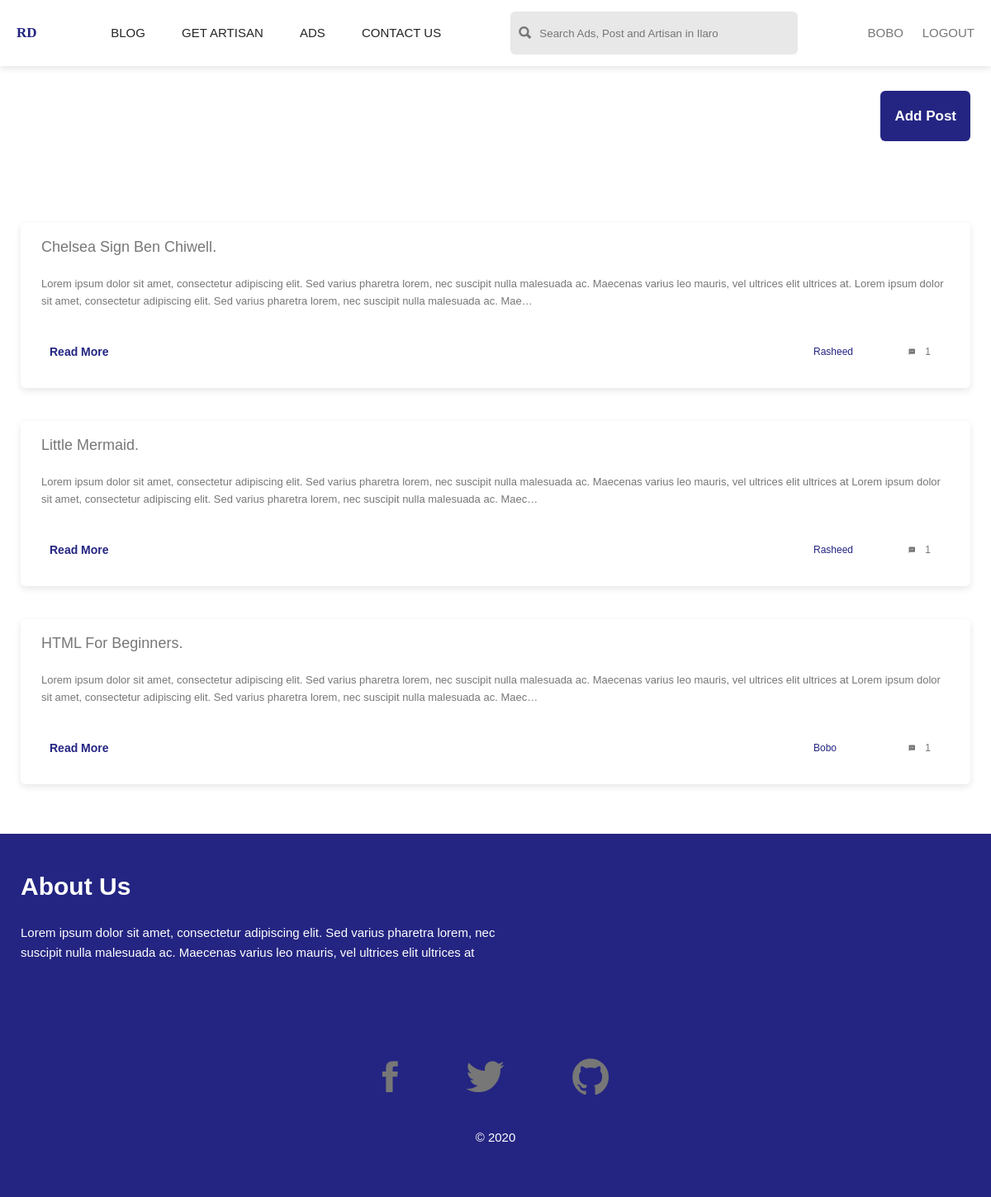
The app's page /blogs/ (signed in) with its own data.
### myAuth/models.py (models this page shows, shortened)
class MyUser(AbstractBaseUser):
    id = models.UUIDField(primary_key=True, default=uuid.uuid4, editable=False)
    email = models.EmailField(verbose_name="email", max_length=60, unique=True)
    date_joined = models.DateTimeField(
        verbose_name='date joined', auto_now_add=True)
    last_login = models.DateTimeField(verbose_name='last login', auto_now=True)
    is_admin = models.BooleanField(default=False)
    is_active = models.BooleanField(default=True)
    is_staff = models.BooleanField(default=False)
    is_superuser = models.BooleanField(default=False)
    fullname = models.CharField(max_length=60)
    phone = models.PositiveIntegerField()
    photo = models.ImageField(default="default.jpg")
    is_artisan = models.BooleanField(default=False)
    USERNAME_FIELD = 'email'
    REQUIRED_FIELDS = ['fullname', 'phone']
    objects = MyUserManager()
    def get_name(self):
        name = self.fullname.split(" ")[1]
        return name

### main/models.py (models this page shows)
class ForumPost(models.Model):
    id = models.UUIDField(primary_key=True, default=uuid.uuid4, editable=False)
    user = models.ForeignKey(MyUser, on_delete=models.CASCADE, null=True)
    title = models.CharField(max_length=100)
    body = models.TextField(max_length=10000)
    views = models.PositiveIntegerField(default=0)
    created_at = models.DateTimeField(auto_now_add=True)

### main/views.py (the view)
# urls.py: path("blogs/", blogs_view, name="blogs"),
def blogs_view(request):
    post = ForumPost.objects.all()
    paginator = Paginator(post, 4)
    page = request.GET.get('page')
    posts = paginator.get_page(page)
    for pos in post:
        comments = Comment.objects.filter(post=pos)
        conCount = comments.count()
    context = {
        "posts": posts,
        "count": conCount
    }
    return render(request, "blog/blogs.html", context)

### razboy/middwares.py (called while the page is built)
def open_access_middleware(get_response):
    def middleware(request):
        response = get_response(request)
        response["Access-Control-Allow-Origin"] = "*"
        response["Access-Control-Allow-Headers"] = "*"
        return response
    return middleware

### templates/blog/blogs.html (shortened to what this page needs)
{% extends 'base.html' %}
{% block r %}r{% endblock r %}
{% block content %}
<div style="width: 100%; height: 100px; margin-top: 30px; padding: 0 2.5rem;">
    <a href="{% url 'add_post_view' %}" class="top-btn">Add Post</a>
</div>
<section class="posts-container">
    <div class="row">
        {% for post in posts %}
        <div class="post_card" style="width: 100%; height: 20rem;">
            <div class="post_card-body">
                <h4 class="post_card-heading">
                    {{ post.title }}.
                </h4>
                <p class="post_card-text">
                    {{ post.body|truncatechars:300 }}
                </p>
                <div class="post_card-footer">
                    <a class="post_card-btn" href="{% url 'blog_details_view' post.id %}">Read More</a>
                    <div class="card-inner">
                        <p>{{ post.user.get_name }}</p>
                        <span class="post_comment_count">
                            <i class="ion-android-textsms"></i>
                            <p>{{ count }}</p>
                        </span>
                    </div>
                </div>
            </div>
        </div>
        {% endfor %}
    </div>
</section>
{% endblock content %}

### templates/base.html (shortened to what this page needs)
{% load static %}
<!DOCTYPE html>
<html lang="en">
<head>
  <link href='https://api.mapbox.com/mapbox-gl-js/v1.12.0/mapbox-gl.css' rel='stylesheet' />
  <link rel="stylesheet" href="{% static 'css/ionicons.min.css' %}" />
  <link rel="stylesheet" href="{% static 'css/style.css' %}" />
</head>
<body>
  <div class="container{% block r %} Replace This {% endblock r %}">
    <nav class="navigation">
      <div class="logo-box">
        <a class="logo" href="{% url 'home' %}"> RD </a>
      </div>
      <div class="nav-links">
        <a class="links" href="{% url 'blogs' %}">Blog</a>
        <a class="links" href="{% url 'artisan' %}">Get Artisan</a>
        <a class="links" href="{% url 'ads' %}">Ads</a>
        <a class="links" href="#contact-section">Contact Us</a>
      </div>
      <form class="search-box" action="{% url 'search_view' %}">
        <i class="ion-search"></i>
        <input type="text" placeholder="Search Ads, Post and Artisan in Ilaro" name="query" />
      </form>
      {% if request.user.is_authenticated %}
      <div class="login-group">
        <a class="" style="font-size: 1.5rem; text-transform: uppercase; margin-right: 2rem;"
          href="{% url 'profile' %}">{{ request.user.get_name }}</a>
        <a class="" style="font-size: 1.5rem; text-transform: uppercase;" href="{% url 'logout' %}">Logout</a>
      </div>
      {% else %}
      <div class="nav-btn-group">
        <a class="nav-btn full" href="{% url 'login' %}">Login</a>
        <a class="nav-btn ghost" href="{% url 'register' %}">Sign Up</a>
      </div>
      {% endif %}
    </nav>
    {% block content %} Replace This {% endblock %}
    <footer class="footer">
      <div class="footer-box">
        <h2 class="footer-heading">About Us</h2>
        <p class="footer-text">
          Lorem ipsum dolor sit amet, consectetur adipiscing elit. Sed varius
          pharetra lorem, nec suscipit nulla malesuada ac. Maecenas varius leo
          mauris, vel ultrices elit ultrices at
        </p>
      </div>
      <div class="footer-bottom">
        <a class="social" href="#">
          <i class="ion-social-facebook"></i>
        </a>
        <a class="social" href="#">
          <i class="ion-social-twitter"></i>
        </a>
        <a class="social" href="#">
          <i class="ion-social-github"></i>
        </a>
      </div>
      <p class="footer-text copy">
        &copy;
      </p>
    </footer>
  </div>
</body>
</html>

### static/css/style.css (style rules this page uses)
button,a { cursor: pointer; }
html { font-size: 62.5%; }
body { font-size: 1rem; font-family: "Gill Sans", sans-serif; color: #777; line-height: 1.6; font-weight: 300; position: relative; }
.navigation { grid-column: 1/-1; display: flex; justify-content: space-between; align-items: center; padding: 0px 20px; height: 8rem; position: sticky; top: 0; left: 0; z-index: 9999; background-color: #fff; box-shadow: 0px 3px 8px rgba(0, 0, 0, 0.1) }
.logo-box { width: 3rem; }
.logo { color: #242582; font-size: 1.7rem; font-weight: 700; font-family: cursive; }
.nav-links { width: 40rem; display: flex; justify-content: space-between; }
.links { font-size: 1.5rem; color: #242528; font-weight: 400; text-transform: uppercase; position: relative; }
.links::after { display: block; content: ""; position: absolute; left: 0; bottom: -0.5rem; width: 0%; border-bottom: 2px solid #242528; transition: 0.3s; }
.search-box { width: 30%; background-color: #e8e8e8; display: flex; align-items: center; padding: 1rem; justify-content: space-between; border-radius: 6px; }
.search-box i { font-size: 200%; }
.search-box input { flex: 1; background-color: #e8e8e8; border: none; margin-left: 0.5rem; padding: 0.5rem; }
.row { width: 100%; display: flex; flex-wrap: wrap; align-items: center; justify-content: space-between; }
.footer { background-color: #242582; grid-column: 1/-1; padding: 4rem 2.5rem; color: #fff; }
.footer-box { width: 50%; }
.footer-heading { font-size: 3rem; color: #fff; margin-bottom: 2rem; }
.footer-text { font-size: 1.5rem; color: #fff; margin-bottom: 2rem; font-weight: 500; }
.footer-bottom { width: 60%; margin: 10rem auto; text-align: center; margin-bottom: 2rem; }
.social:not(:first-child) { margin-left: 2rem; }
.social i { font-size: 500%; color: #fff; font-weight: 700; padding: 3rem; }
.copy { text-align: center; }
.posts-container { width: 100%; padding: 4rem 2.5rem; }
.post_card { width: 100%; height: 45rem; margin: 2rem 0rem; box-shadow: 0px 3px 8px rgba(0, 0, 0, 0.1); border-radius: 6px; }
.post_card-body { width: 100%; height: 50%; padding: 1.5rem 2.5rem; }
.post_card-heading { font-size: 1.8rem; font-weight: 400; text-transform: capitalize; margin-bottom: 2rem; }
.post_card-text { font-size: 1.3rem; margin-bottom: 2rem; }
.post_card-footer { width: 100%; padding-top: 1rem; display: flex; justify-content: space-between; align-items: center; margin-bottom: 2rem; padding-bottom: 2rem; }
.post_card-btn { padding: 1rem; color: #242582; font-weight: 700; font-size: 1.4rem; }
.card-inner { display: flex; justify-content: space-between; align-items: center; width: 15%; }
.card-inner p { color: #242582; font-size: 1.2rem; font-weight: 500; width: 60%; }
.post_comment_count { display: flex; justify-content: space-between; align-items: center; width: 30%; }
.post_comment_count p { color: #777; }
.top-btn { padding: 1.7rem; background-color:#242582; color: #fff; font-weight: 700; font-size: 1.7rem; float: right; border-radius: 6px; }

### records on screen
MyUser: user.get_name "BOBO"
ForumPost: title "Chelsea Sign Ben Chiwell", body "Lorem ipsum dolor sit amet, consectetur adipiscing elit. Sed varius pharetra lorem, nec suscipit nulla malesuada ac. Maecenas varius leo mauris, vel ultrices elit ultrices at. Lorem ipsum dolor sit amet, consectetur adipiscing elit. Sed varius pharetra lorem, nec suscipit nulla malesuada ac. Mae…", user.get_name "Rasheed", count "1"
ForumPost: title "Little Mermaid", body "Lorem ipsum dolor sit amet, consectetur adipiscing elit. Sed varius pharetra lorem, nec suscipit nulla malesuada ac. Maecenas varius leo mauris, vel ultrices elit ultrices at Lorem ipsum dolor sit amet, consectetur adipiscing elit. Sed varius pharetra lorem, nec suscipit nulla malesuada ac. Maec…", user.get_name "Rasheed", count "1"
ForumPost: title "HTML For Beginners", body "Lorem ipsum dolor sit amet, consectetur adipiscing elit. Sed varius pharetra lorem, nec suscipit nulla malesuada ac. Maecenas varius leo mauris, vel ultrices elit ultrices at Lorem ipsum dolor sit amet, consectetur adipiscing elit. Sed varius pharetra lorem, nec suscipit nulla malesuada ac. Maec…", user.get_name "Bobo", count "1"
